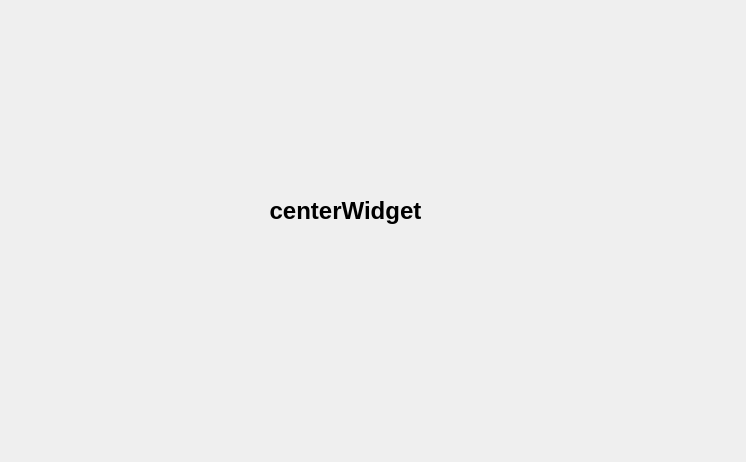
<?xml version="1.0" encoding="UTF-8"?>
<ui version="4.0">
 <class>centerWidget</class>
 <widget class="QWidget" name="centerWidget">
  <property name="geometry">
   <rect>
    <x>0</x>
    <y>0</y>
    <width>746</width>
    <height>462</height>
   </rect>
  </property>
  <property name="windowTitle">
   <string>Form</string>
  </property>
  <widget class="QLabel" name="label">
   <property name="geometry">
    <rect>
     <x>140</x>
     <y>180</y>
     <width>411</width>
     <height>61</height>
    </rect>
   </property>
   <property name="font">
    <font>
     <family>Arial</family>
     <pointsize>18</pointsize>
     <weight>75</weight>
     <bold>true</bold>
    </font>
   </property>
   <property name="text">
    <string>centerWidget</string>
   </property>
   <property name="alignment">
    <set>Qt::AlignCenter</set>
   </property>
  </widget>
 </widget>
 <resources/>
 <connections/>
</ui>
